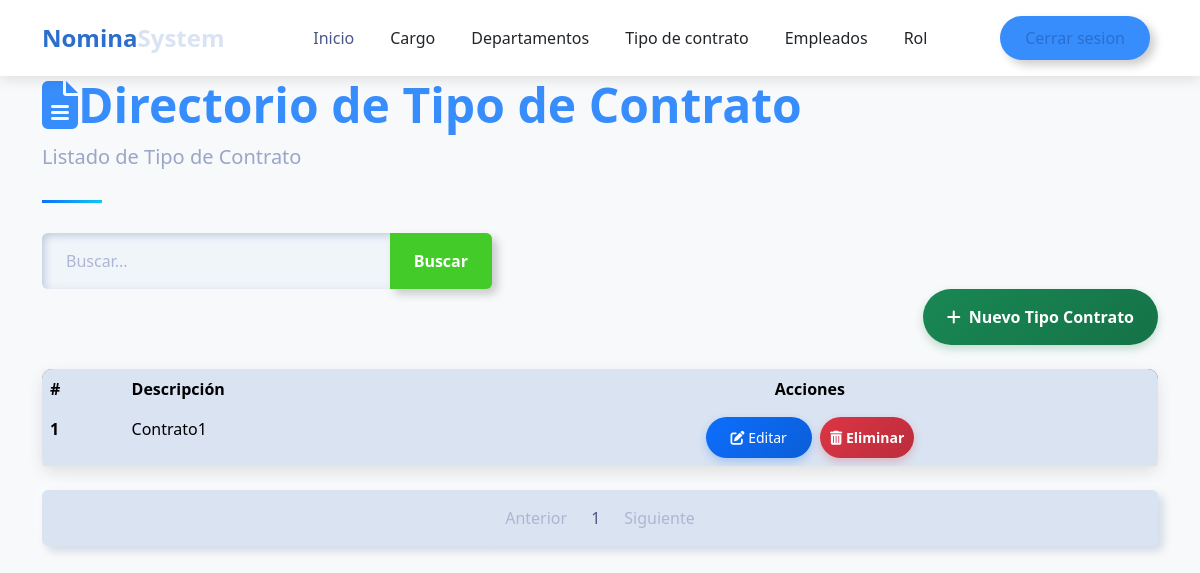
/payroll/list/contract/type/ (signed in), run on an earlier commit of the app's database.
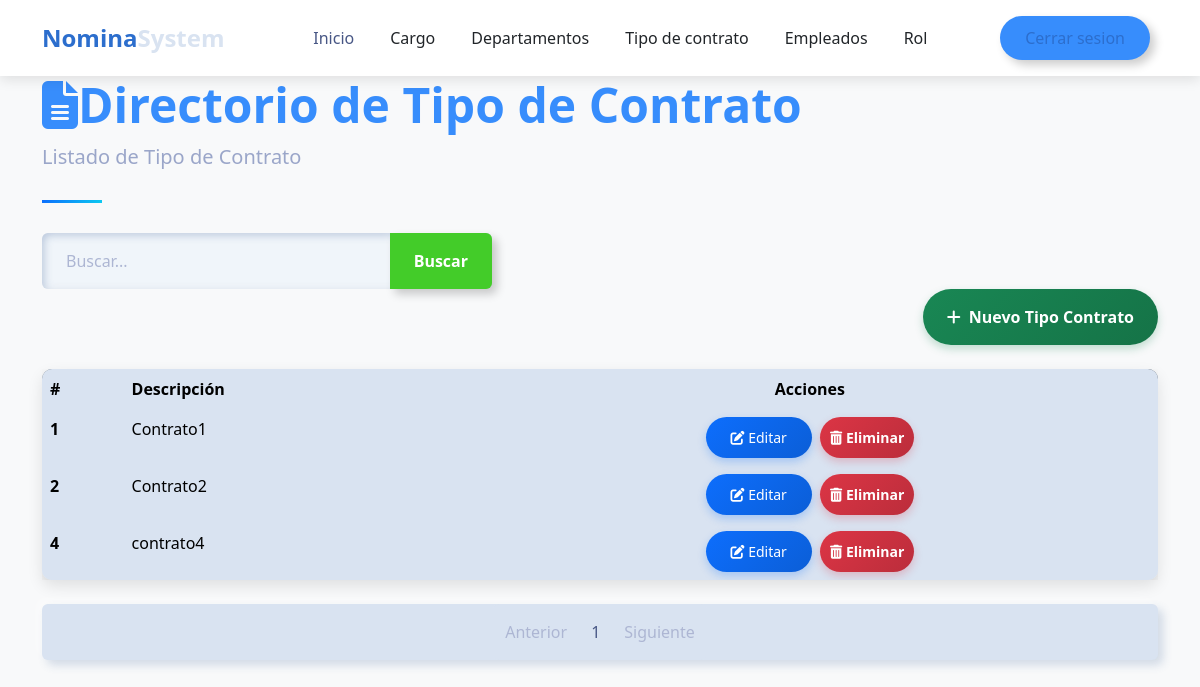
And on a later commit of the database.
### payroll/models.py (models this page shows, shortened)
class ContractType(models.Model):
    description = models.CharField(max_length=100)

### payroll/views/contract_type.py (the view)
# urls.py: path('list/contract/type/', contract_type.list_contract_type, name='list_contract_types'),
@login_required(login_url='sign_in')
def list_contract_type(request):
    try:
        query=request.GET.get('search',None)
        if query:
            contract_types=ContractType.objects.filter(description__icontains=query)
        else:
            contract_types=ContractType.objects.all()
        context=paginator(request,contract_types)
        return render(request,'contract_type/list_contract_types.html',context)
    except Exception as e:
        print(f"Error: {e}")
        return render(request,'contract_type/list_contract_types.html',{'error':'Error al buscar'})

### payroll/helpers/utilies.py (called while the page is built)
def paginator(request,objects):
    paginator=Paginator(objects,3)
    page_number=request.GET.get('page')
    registers=paginator.get_page(page_number)
    current_page = registers.number
    total_pages = paginator.num_pages
    pages_range = []
    for i in range(1, total_pages + 1):
        if abs(i - current_page) <= 2 or i == 1 or i == total_pages:
            pages_range.append(i)
    return {'registers': registers,'pages_range':pages_range,'current_page':current_page}

### template/contract_type/list_contract_types.html (shortened to what this page needs)
{% extends 'layout/base_nav.html' %}
{% load static %}
{% block extra_css %}
<link href="{% static 'css/tablestyle.css' %}" rel="stylesheet">
{% endblock %}
{% block content %}
<div class="container">
    <header class="page-header">
        <h1 class="display-5 fw-bold text-primary">
            <i class="fas fa-file-alt"></i>Directorio de Tipo de Contrato
        </h1>
        <p class="lead text-muted">Listado de Tipo de Contrato</p>
    </header>
    <form action="" style="max-width: 450px;">
        <div class="input-group">
            <input type="text" class="form-control" placeholder="Buscar..." name="search"
                value="{{ request.GET.search }}">
            <button class="btn btn-outline-success" data-bs-toggle="tooltip"
                data-bs-title="Escriba parte del cargo y click en buscar">
                Buscar
            </button>
        </div>
    </form>
    <div class="d-flex justify-content-end mb-4">
        <a class="btn btn-success" href="{% url 'payroll:create_contract_type' %}" style="color: white;">
            <i class="fas fa-plus me-2"></i>Nuevo Tipo Contrato
        </a>
    </div>
    <div class="card mb-4">
        <div class="card-body p-0">
            <div class="table-responsive">
                <table class="table table-hover mb-0">
                    <thead>
                        <tr>
                            <th scope="col">#</th>
                            <th scope="col">Descripción</th>
                            <th scope="col" class="text-center">Acciones</th>
                        </tr>
                    </thead>
                    <tbody>
                        {% for item in registers %}
                        <tr>
                            <th scope="row">{{item.id}}</th>
                            <td>{{item.description}}</td>
                            <td class="text-center">
                                <a href="{% url 'payroll:update_contract_type' item.id %}" class="btn btn-sm btn-primary me-1" style="color: white;">
                                    <i class="fas fa-edit"></i> Editar
                                </a>
                                <a href="{% url 'payroll:delete_contract_type' item.id %}" class="btn btn-sm btn-danger" style="color: white; padding: 10px;">
                                    <i class="fas fa-trash-alt"></i> Eliminar
                                </a>
                            </td>
                        </tr>
                        {% endfor %}
                    </tbody>
                </table>
            </div>
        </div>
    </div>
    {% include 'layout/paginator.html' %}
</div>
{% endblock %}

### template/layout/base_nav.html (shortened to what this page needs)
<!DOCTYPE html>
<html lang="es">
<head>
  {% load static %}
  <link href="{% static 'css/bootstrap.min.css' %}" rel="stylesheet">
  <link href="{% static 'css/home.css' %}" rel="stylesheet">
  <link href="https://cdnjs.cloudflare.com/ajax/libs/font-awesome/6.4.0/css/all.min.css" rel="stylesheet">
  {% block extra_css %}{% endblock %}
</head>
<body>
  <nav class="navbar navbar-expand-lg navbar-light bg-white sticky-top">
    <div class="container">
      <a class="navbar-brand" href="{% url 'payroll:home' %}">Nomina<span class="text-secondary">System</span></a>
      <div class="collapse navbar-collapse" id="navbarNav">
        <ul class="navbar-nav mx-auto">
          <li class="nav-item">
            <a class="nav-link active" href="{% url 'payroll:home' %}">Inicio</a>
          </li>
          <li class="nav-item">
            <a class="nav-link" href="{% url 'payroll:list_positions' %}">Cargo</a>
          </li>
          <li class="nav-item">
            <a class="nav-link" href="#">Departamentos</a>
          </li>
          <li class="nav-item">
            <a class="nav-link" href="#">Tipo de contrato</a>
          </li>
          <li class="nav-item">
            <a class="nav-link" href="{% url 'payroll:list_employees' %}">Empleados</a>
          </li>
          <li class="nav-item">
            <a class="nav-link" href="{% url 'payroll:list_payslip' %}">Rol</a>
          </li>
        </ul>
        <div class="d-flex">
          <a href="{% url 'payroll:sign_out' %}" class="btn btn-outline-primary me-2">Cerrar sesion</a>
        </div>
      </div>
    </div>
  </nav>
  {% block content %}
  {% endblock %}
  </body>
  </html>

### template/layout/paginator.html
<nav aria-label="Page navigation" class="mb-4">
        <ul class="pagination justify-content-center">
            {% if registers.has_previous %}
            <li class="page-item">
                <a class="page-link" href="?page={{registers.previous_page_number}}{% if request.GET.search %}&search={{request.GET.search}}{% endif %}">Anterior</a>
            </li>
            {% else %}
            <li class="page-item disabled">
                <a class="page-link" href="#" tabindex="-1" aria-disabled="true">Anterior</a>
            </li>
            {% endif %}
            {% for page in pages_range %}
            <li class="page-item {% if current_page == page %}active{% endif %}"><a class="page-link"
                    href="?page={{page}}{% if request.GET.search %}&search={{request.GET.search}}{% endif %}">{{page}}</a></li>
            {% endfor %}
            {% if registers.has_next %}
            <li class="page-item">
                <a class="page-link" href="?page={{registers.next_page_number}}{% if request.GET.search %}&search={{request.GET.search}}{% endif %}">Siguiente</a>
            </li>
            {% else %}
            <li class="page-item disabled">
                <a class="page-link" href="#" tabindex="-1" aria-disabled="true">Siguiente</a>
            </li>
            {% endif %}
        </ul>
    </nav>

### static/css/home.css (style rules this page uses)
:root { --primary-color: #2c6ecd; --secondary-color: #19b3b3; --accent-color: #f8f9fa; --dark-color: #212529; --text-color: #495057; }
body { font-family: 'Poppins', sans-serif; color: var(--text-color); overflow-x: hidden; }
.navbar { box-shadow: 0 2px 15px rgba(0, 0, 0, 0.1); padding: 15px 0; }
.navbar-brand { font-weight: 700; color: var(--primary-color); font-size: 1.5rem; }
.nav-link { font-weight: 500; color: var(--dark-color); margin: 0 10px; transition: all 0.3s ease; }
.nav-link:hover, .nav-link.active { color: var(--primary-color); }
.btn-primary { background-color: var(--primary-color); border-color: var(--primary-color); padding: 10px 25px; border-radius: 50px; font-weight: 500; transition: all 0.3s ease; }
.btn-outline-primary { border-color: var(--primary-color); color: var(--primary-color); padding: 10px 25px; border-radius: 50px; font-weight: 500; transition: all 0.3s ease; }

### static/css/tablestyle.css (style rules this page uses)
body { background-color: #f8f9fa; font-family: 'Segoe UI', Tahoma, Geneva, Verdana, sans-serif; }
.navbar { background: #004085; box-shadow: 0 4px 12px rgba(0,0,0,0.1); }
.card { border-radius: 10px; box-shadow: 0 6px 15px rgba(0,0,0,0.1); transition: transform 0.3s, box-shadow 0.3s; }
.btn-primary { background: linear-gradient(135deg, #0d6efd, #0b5ed7); border: none; box-shadow: 0 4px 8px rgba(13, 110, 253, 0.25); transition: all 0.3s; }
.btn-success { background: linear-gradient(135deg, #198754, #157347); border: none; box-shadow: 0 4px 8px rgba(25, 135, 84, 0.25); transition: all 0.3s; }
.btn-danger { background: linear-gradient(135deg, #dc3545, #bb2d3b); border: none; box-shadow: 0 4px 8px rgba(220, 53, 69, 0.25); transition: all 0.3s; }
.table { border-radius: 10px; overflow: hidden; box-shadow: 0 5px 15px rgba(0,0,0,0.08); }
.table thead { background: linear-gradient(135deg, #6c757d, #495057); color: white; }
.table tbody tr { transition: background-color 0.3s; }
.page-header { position: relative; margin-bottom: 30px; padding-bottom: 15px; }
.page-header:after { content: ''; position: absolute; bottom: 0; left: 0; width: 60px; height: 3px; background: linear-gradient(135deg, #0d6efd, #0dcaf0); }

What changed in the data, as far as the page shows it:
added ContractType: id "2", description "Contrato2"
added ContractType: id "4", description "contrato4"
